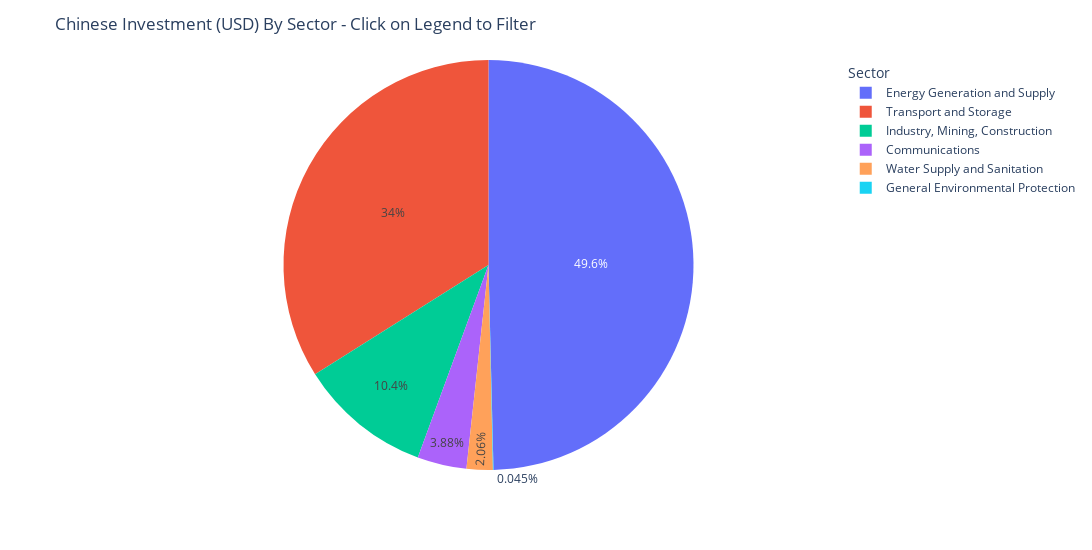

Here is the notebook cell this chart was saved with:
### Markdown cell above
#### The following Pie Chart gives us a look into the proportion of aid / investment in each sector.

Most investments fall under the *Transport and Storage* sector.

### Code cell
values = ms_sector['amount_USD_by_sector'] #ms['ad_sector_names'].value_counts()
class_ = pd.unique(ms_sector['sector'])

fig = px.pie(ms, values=values, labels=class_, names = class_)
fig.update_layout(
    width=1850, height=550,
    title = "Chinese Investment (USD) By Sector - Click on Legend to Filter",
    legend_title_text='Sector',
    showlegend=True
    
)

fig.show()

### Figure 1 — Plotly figure (JSON) as saved in the notebook; plotly's stock layout.template omitted (floating-point values rounded to 4 significant figures)
{"data": [{"domain": {"x": [0, 1], "y": [0, 1]}, "hovertemplate": "label=%{label}<br>value=%{value}<extra></extra>", "labels": ["Communications", "Energy Generation and Supply", "General Environmental Protection", "Industry, Mining, Construction", "Transport and Storage", "Water Supply and Sanitation"], "legendgroup": "", "name": "", "showlegend": true, "type": "pie", "values": [6811, 87010, 79, 18320, 59550, 3617]}], "layout": {"height": 550, "legend": {"title": {"text": "Sector"}, "tracegroupgap": 0}, "margin": {"t": 60}, "showlegend": true, "title": {"text": "Chinese Investment (USD) By Sector - Click on Legend to Filter"}, "width": 1850}}
